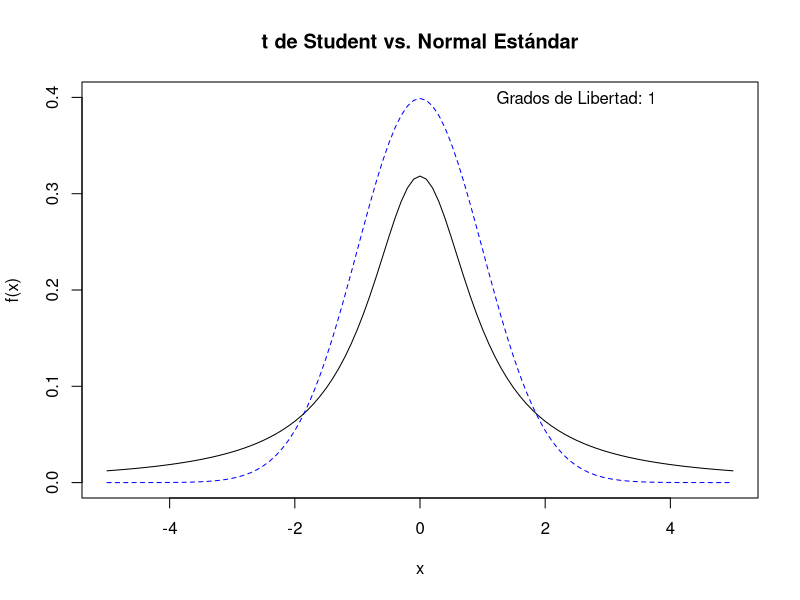
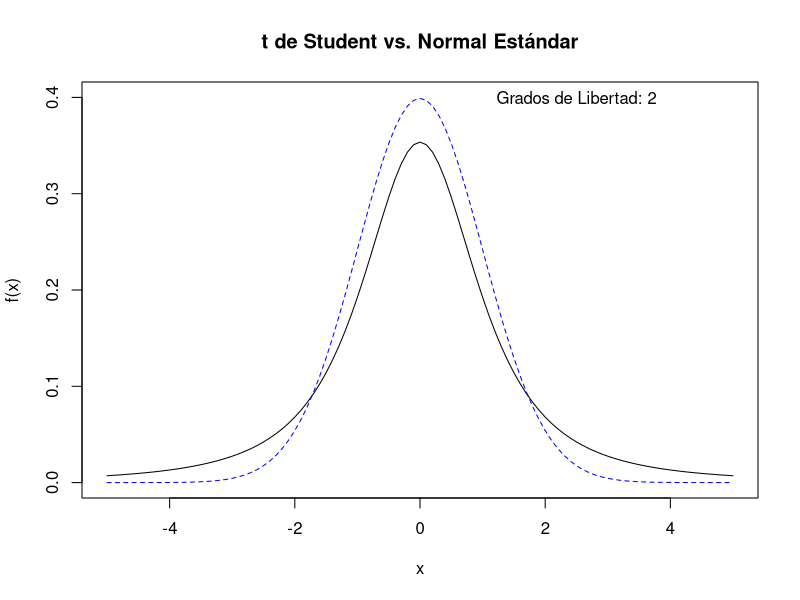
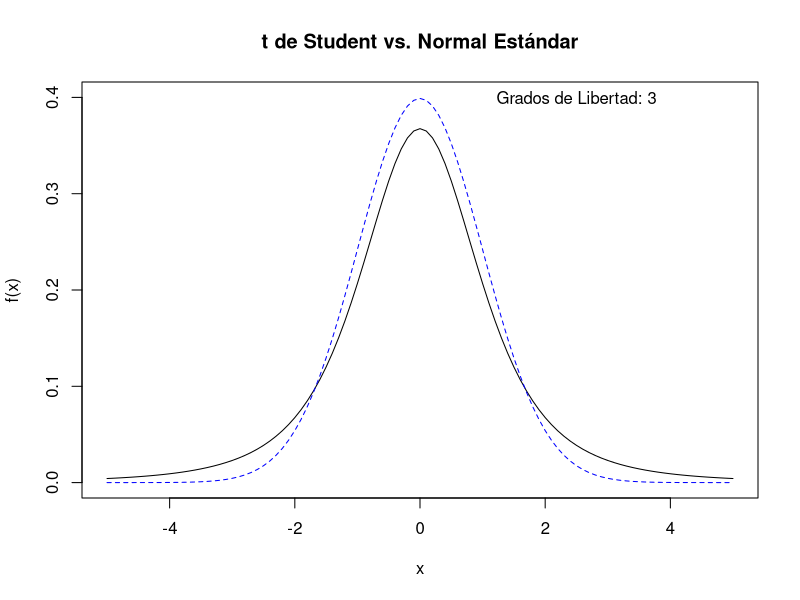
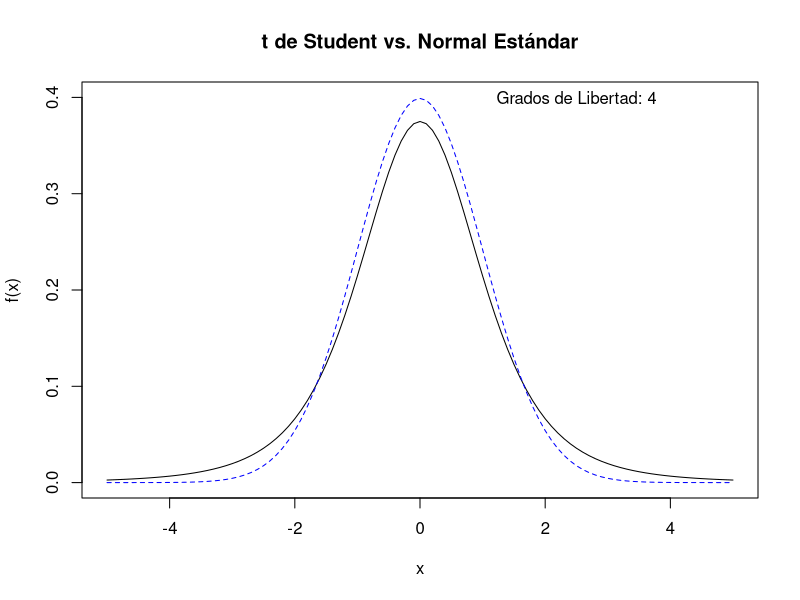
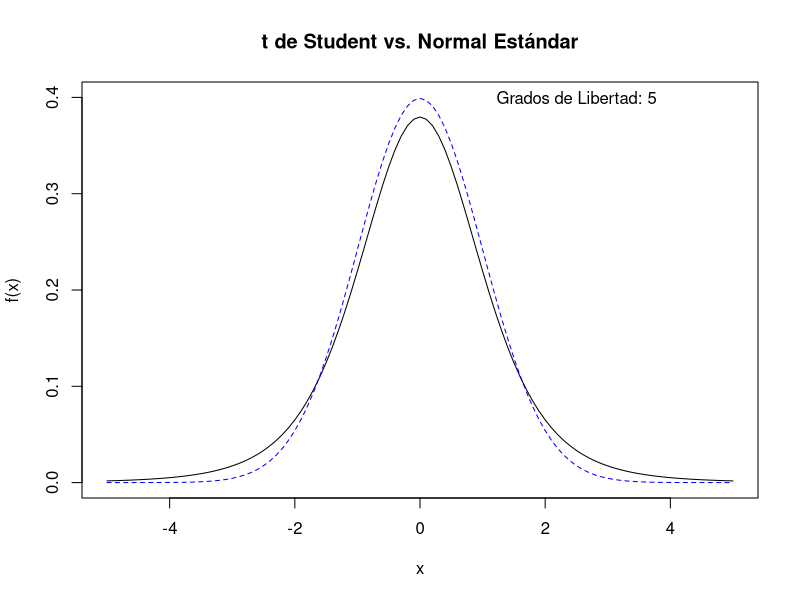
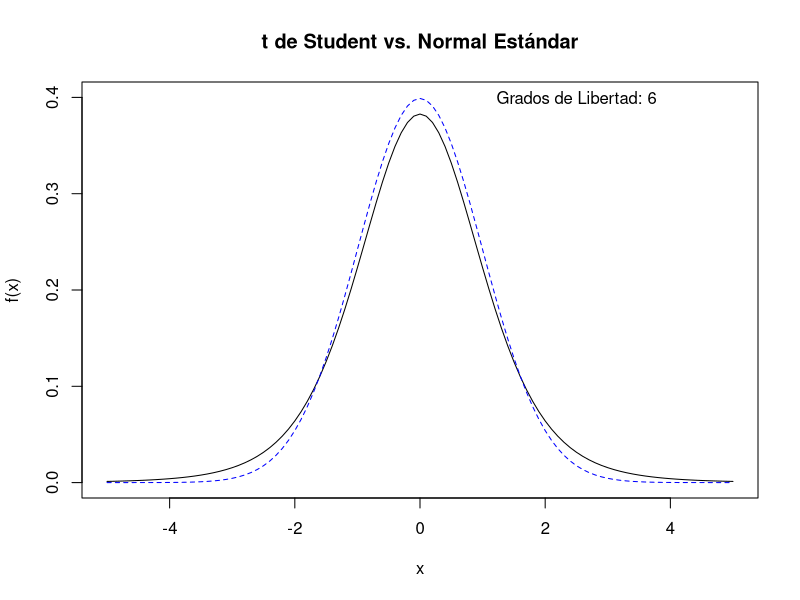
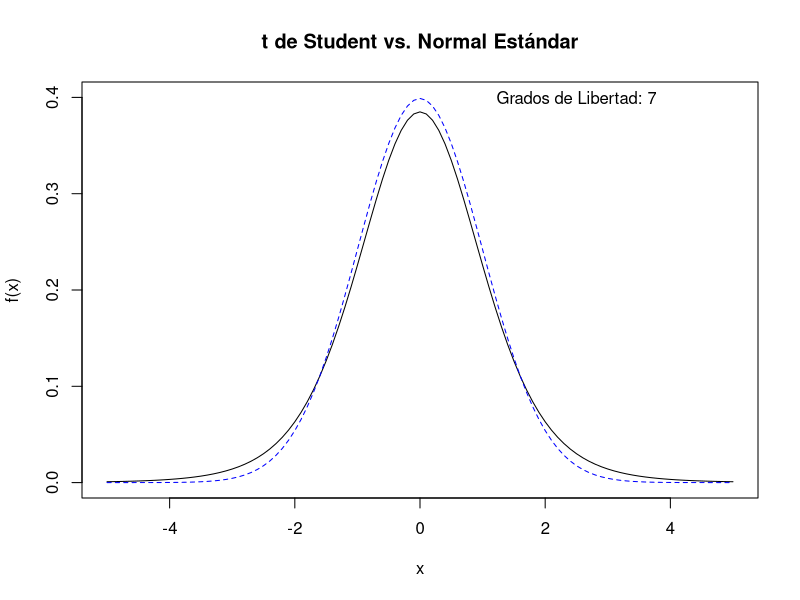
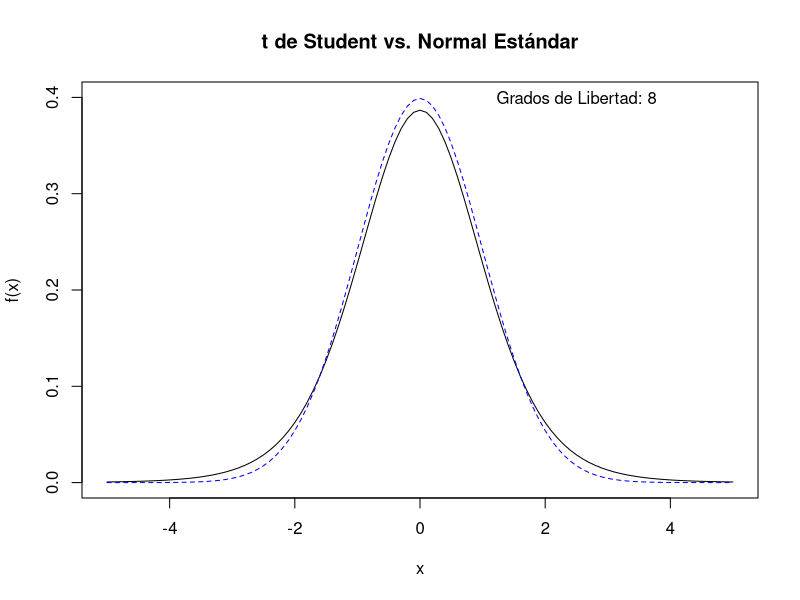

Reproduce these figures in R, in order.
# T Distribution Illustration 
TimeDelay = 1
plotT = function(df, add = FALSE)
{
    f = function(x)
    {
        return(dt(x, df))
    }
    curve(f, xlim = c(-5,5), ylim = c(0, 0.4), add = add, main = "t de Student vs. Normal Estándar",ylab = "f(x)")
    curve(dnorm, add=T, lty = 2, col = "blue")
    legend(x = -6,y=0.5,legend = c("Normal"), lty = 2)
    text(x = 2.5, y = 0.4, labels = paste("Grados de Libertad: ", df, sep = ""))
}

for (i in 1:25)
{
    plotT(i) 
    Sys.sleep(TimeDelay)
}
